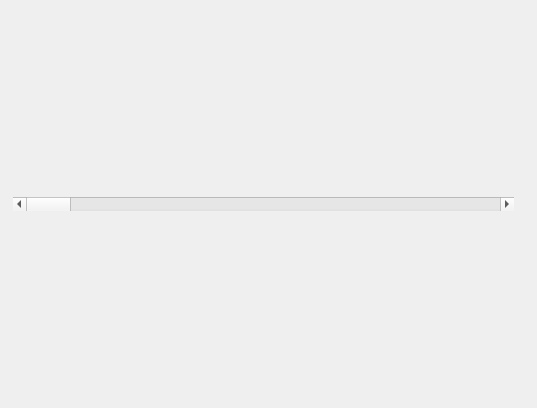
<?xml version="1.0" encoding="UTF-8"?>
<ui version="4.0">
 <class>ImageEditorPane</class>
 <widget class="QWidget" name="ImageEditorPane">
  <property name="geometry">
   <rect>
    <x>0</x>
    <y>0</y>
    <width>537</width>
    <height>408</height>
   </rect>
  </property>
  <property name="windowTitle">
   <string>Form</string>
  </property>
  <layout class="QVBoxLayout" name="verticalLayout">
   <property name="spacing">
    <number>0</number>
   </property>
   <property name="leftMargin">
    <number>0</number>
   </property>
   <property name="topMargin">
    <number>0</number>
   </property>
   <property name="rightMargin">
    <number>0</number>
   </property>
   <property name="bottomMargin">
    <number>0</number>
   </property>
   <item>
    <widget class="QWidget" name="infoBar" native="true">
     <property name="minimumSize">
      <size>
       <width>0</width>
       <height>18</height>
      </size>
     </property>
     <layout class="QHBoxLayout" name="horizontalLayout" stretch="0,1,0,0">
      <property name="spacing">
       <number>6</number>
      </property>
      <property name="leftMargin">
       <number>0</number>
      </property>
      <property name="topMargin">
       <number>0</number>
      </property>
      <property name="rightMargin">
       <number>0</number>
      </property>
      <property name="bottomMargin">
       <number>0</number>
      </property>
      <item>
       <widget class="ady::ZoomLabel" name="zoom">
        <property name="text">
         <string/>
        </property>
       </widget>
      </item>
      <item>
       <widget class="QScrollBar" name="scrollBar">
        <property name="orientation">
         <enum>Qt::Horizontal</enum>
        </property>
       </widget>
      </item>
      <item>
       <widget class="QLabel" name="size">
        <property name="text">
         <string/>
        </property>
       </widget>
      </item>
      <item>
       <spacer name="horizontalSpacer">
        <property name="orientation">
         <enum>Qt::Horizontal</enum>
        </property>
        <property name="sizeType">
         <enum>QSizePolicy::Fixed</enum>
        </property>
        <property name="sizeHint" stdset="0">
         <size>
          <width>10</width>
          <height>2</height>
         </size>
        </property>
       </spacer>
      </item>
     </layout>
    </widget>
   </item>
  </layout>
 </widget>
 <customwidgets>
  <customwidget>
   <class>ady::ZoomLabel</class>
   <extends>QLabel</extends>
   <header>panes/code_editor/zoom_label.h</header>
  </customwidget>
 </customwidgets>
 <resources/>
 <connections/>
</ui>
